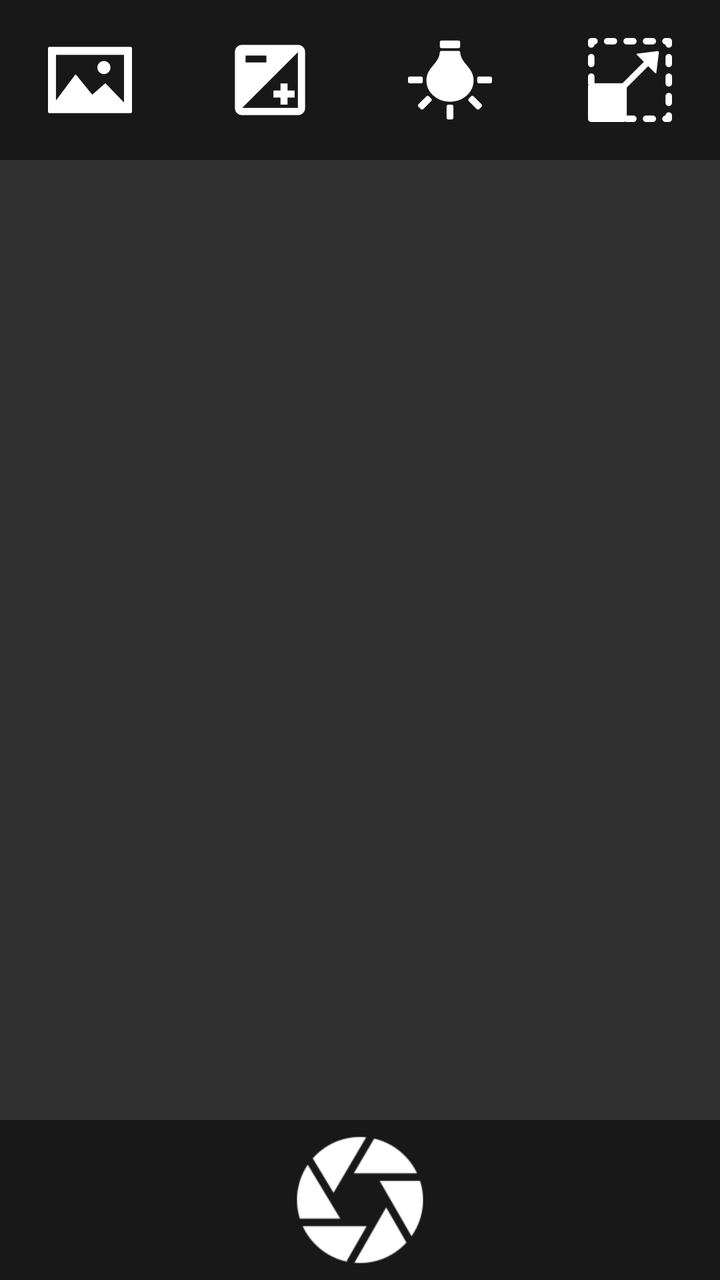
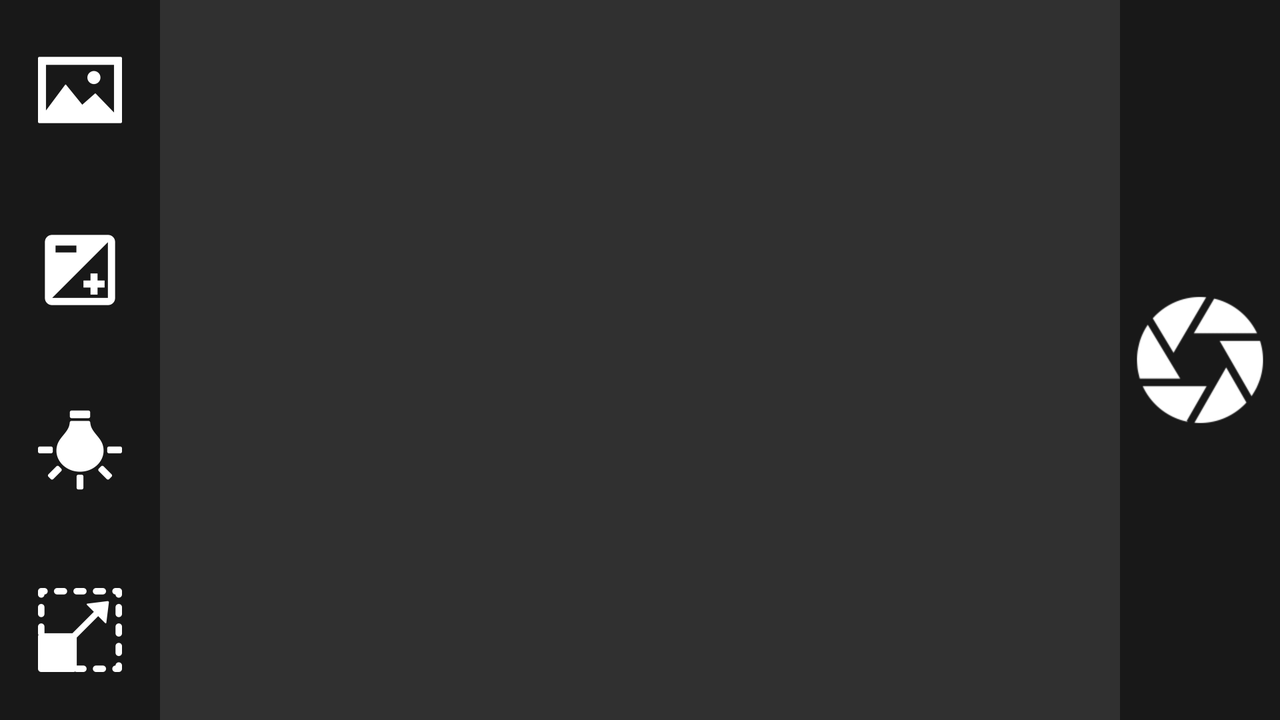

First picture: res/layout/ on a phone held upright. Second picture: the repository's own variant of that layout, on a device whose configuration matches the variant's folder. Source for both follows.
<!-- AndroidManifest.xml: application theme AppTheme -->
<!-- res/layout/activity_camera.xml -->
<RelativeLayout xmlns:android="http://schemas.android.com/apk/res/android"
    xmlns:tools="http://schemas.android.com/tools"
    android:layout_width="match_parent"
    android:layout_height="match_parent"
    tools:context="net.machina.photomanager.CameraActivity">

    <FrameLayout
        android:id="@+id/layoutCameraPreview"
        android:layout_width="match_parent"
        android:layout_height="match_parent" />

    <LinearLayout
        android:id="@+id/layoutCameraTop"
        android:layout_width="match_parent"
        android:layout_height="80dp"
        android:layout_alignParentTop="true"
        android:background="#7f000000"
        android:orientation="horizontal">

        <ImageView
            android:id="@+id/btnWallpaper"
            android:layout_width="match_parent"
            android:layout_height="match_parent"
            android:layout_weight="1"
            android:background="#00000000"
            android:padding="16dp"
            android:src="@mipmap/ic_wallpaper" />

        <ImageView
            android:id="@+id/btnExposure"
            android:layout_width="match_parent"
            android:layout_height="match_parent"
            android:layout_weight="1"
            android:background="#00000000"
            android:padding="16dp"
            android:src="@mipmap/ic_exposure" />

        <ImageView
            android:id="@+id/btnWhiteBalance"
            android:layout_width="match_parent"
            android:layout_height="match_parent"
            android:layout_weight="1"
            android:background="#00000000"
            android:padding="16dp"
            android:src="@mipmap/ic_whitebalance" />

        <ImageView
            android:id="@+id/btnResolution"
            android:layout_width="match_parent"
            android:layout_height="match_parent"
            android:layout_weight="1"
            android:background="#00000000"
            android:padding="16dp"
            android:src="@mipmap/ic_resolution" />
    </LinearLayout>

    <LinearLayout
        android:id="@+id/layoutCameraBottom"
        android:layout_width="match_parent"
        android:layout_height="80dp"
        android:layout_alignParentBottom="true"
        android:background="#7f000000"
        android:orientation="horizontal">

        <ImageView
            android:id="@+id/btnAccept"
            android:layout_width="match_parent"
            android:layout_height="match_parent"
            android:layout_weight="1"
            android:background="#00000000"
            android:contentDescription="Akceptuj"
            android:padding="12dp"
            android:src="@mipmap/ic_accept"
            android:visibility="gone" />

        <ImageView
            android:id="@+id/btnShutter"
            android:layout_width="match_parent"
            android:layout_height="match_parent"
            android:layout_weight="1"
            android:background="#00000000"
            android:clickable="true"
            android:padding="4dp"
            android:src="@mipmap/ic_shutter" />

        <ImageView
            android:id="@+id/btnReject"
            android:layout_width="match_parent"
            android:layout_height="match_parent"
            android:layout_weight="1"
            android:background="#00000000"
            android:contentDescription="Odrzuć"
            android:padding="12dp"
            android:src="@mipmap/ic_reject"
            android:visibility="gone" />

    </LinearLayout>
</RelativeLayout>
<!-- resources referenced by this layout -->
<resources>
  <!-- mipmap ic_accept: png bitmap (mipmap-hdpi, 818 bytes) -->
  <!-- mipmap ic_exposure: png bitmap (mipmap-hdpi, 449 bytes) -->
  <!-- mipmap ic_reject: png bitmap (mipmap-hdpi, 570 bytes) -->
  <!-- mipmap ic_resolution: png bitmap (mipmap-hdpi, 1004 bytes) -->
  <!-- mipmap ic_shutter: png bitmap (mipmap-hdpi, 1434 bytes) -->
  <!-- mipmap ic_wallpaper: png bitmap (mipmap-hdpi, 650 bytes) -->
  <!-- mipmap ic_whitebalance: png bitmap (mipmap-hdpi, 865 bytes) -->
  <style name="AppTheme" parent="Theme.AppCompat.NoActionBar">
          
          
      </style>
</resources>
<!-- res/layout-land/activity_camera.xml (the repository's variant of the layout above) -->
<!-- drawn on the phone turned sideways -->
<RelativeLayout xmlns:android="http://schemas.android.com/apk/res/android"
    xmlns:tools="http://schemas.android.com/tools"
    android:layout_width="match_parent"
    android:layout_height="match_parent"
    tools:context="net.machina.photomanager.CameraActivity">

    <FrameLayout
        android:id="@+id/layoutCameraPreview"
        android:layout_width="match_parent"
        android:layout_height="match_parent" />

    <LinearLayout
        android:id="@+id/layoutCameraTop"
        android:layout_width="80dp"
        android:layout_height="match_parent"
        android:layout_alignParentBottom="true"
        android:layout_alignParentLeft="true"
        android:layout_alignParentTop="true"
        android:background="#7f000000"
        android:orientation="vertical">

        <ImageView
            android:id="@+id/btnWallpaper"
            android:layout_width="match_parent"
            android:layout_height="match_parent"
            android:layout_weight="1"
            android:background="#00000000"
            android:padding="16dp"
            android:src="@mipmap/ic_wallpaper" />

        <ImageView
            android:id="@+id/btnExposure"
            android:layout_width="match_parent"
            android:layout_height="match_parent"
            android:layout_weight="1"
            android:background="#00000000"
            android:padding="16dp"
            android:src="@mipmap/ic_exposure" />

        <ImageView
            android:id="@+id/btnWhiteBalance"
            android:layout_width="match_parent"
            android:layout_height="match_parent"
            android:layout_weight="1"
            android:background="#00000000"
            android:padding="16dp"
            android:src="@mipmap/ic_whitebalance" />

        <ImageView
            android:id="@+id/btnResolution"
            android:layout_width="match_parent"
            android:layout_height="match_parent"
            android:layout_weight="1"
            android:background="#00000000"
            android:padding="16dp"
            android:src="@mipmap/ic_resolution" />
    </LinearLayout>

    <LinearLayout
        android:id="@+id/layoutCameraBottom"
        android:layout_width="80dp"
        android:layout_height="match_parent"
        android:layout_alignParentBottom="true"
        android:layout_alignParentLeft="false"
        android:layout_alignParentRight="true"
        android:layout_alignParentTop="true"
        android:background="#7f000000"
        android:orientation="vertical">

        <ImageView
            android:id="@+id/btnAccept"
            android:layout_width="match_parent"
            android:layout_height="match_parent"
            android:layout_weight="1"
            android:background="#00000000"
            android:contentDescription="Akceptuj"
            android:padding="12dp"
            android:src="@mipmap/ic_accept"
            android:visibility="gone" />

        <ImageView
            android:id="@+id/btnShutter"
            android:layout_width="match_parent"
            android:layout_height="match_parent"
            android:layout_weight="1"
            android:background="#00000000"
            android:clickable="true"
            android:padding="4dp"
            android:src="@mipmap/ic_shutter" />

        <ImageView
            android:id="@+id/btnReject"
            android:layout_width="match_parent"
            android:layout_height="match_parent"
            android:layout_weight="1"
            android:background="#00000000"
            android:contentDescription="Odrzuć"
            android:padding="12dp"
            android:src="@mipmap/ic_reject"
            android:visibility="gone" />

    </LinearLayout>
</RelativeLayout>
